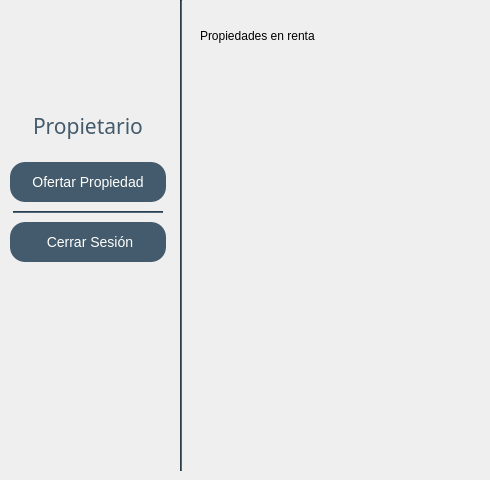
    <widget class="QWidget" name="PropietarioPrincipal">
     <widget class="QLabel" name="label_26">
      <property name="geometry">
       <rect>
        <x>200</x>
        <y>20</y>
        <width>281</width>
        <height>31</height>
       </rect>
      </property>
      <property name="styleSheet">
       <string notr="true">font:24pt &quot;Gill Sans MT&quot;;</string>
      </property>
      <property name="text">
       <string>Propiedades en renta</string>
      </property>
     </widget>
     <widget class="QWidget" name="layoutWidget_3">
      <property name="geometry">
       <rect>
        <x>10</x>
        <y>0</y>
        <width>156</width>
        <height>461</height>
       </rect>
      </property>
      <layout class="QVBoxLayout" name="verticalLayout_27">
       <item>
        <layout class="QVBoxLayout" name="verticalLayout_28">
         <item alignment="Qt::AlignHCenter">
          <widget class="QLabel" name="label_31">
           <property name="minimumSize">
            <size>
             <width>100</width>
             <height>100</height>
            </size>
           </property>
           <property name="maximumSize">
            <size>
             <width>100</width>
             <height>100</height>
            </size>
           </property>
           <property name="text">
            <string/>
           </property>
           <property name="pixmap">
            <pixmap resource="icons.qrc">:/iconos/placeholder.png</pixmap>
           </property>
           <property name="scaledContents">
            <bool>true</bool>
           </property>
           <property name="indent">
            <number>0</number>
           </property>
          </widget>
         </item>
         <item>
          <layout class="QHBoxLayout" name="horizontalLayout_45">
           <item>
            <spacer name="horizontalSpacer_51">
             <property name="orientation">
              <enum>Qt::Horizontal</enum>
             </property>
             <property name="sizeHint" stdset="0">
              <size>
               <width>40</width>
               <height>20</height>
              </size>
             </property>
            </spacer>
           </item>
           <item>
            <widget class="QLabel" name="label_32">
             <property name="minimumSize">
              <size>
               <width>0</width>
               <height>40</height>
              </size>
             </property>
             <property name="font">
              <font>
               <family>Gill Sans MT</family>
               <pointsize>16</pointsize>
               <weight>50</weight>
               <italic>false</italic>
               <bold>false</bold>
              </font>
             </property>
             <property name="styleSheet">
              <string notr="true">font:16pt &quot;Gill Sans MT&quot;;
color: #435B6C;</string>
             </property>
             <property name="text">
              <string>Propietario</string>
             </property>
            </widget>
           </item>
           <item>
            <spacer name="horizontalSpacer_52">
             <property name="orientation">
              <enum>Qt::Horizontal</enum>
             </property>
             <property name="sizeHint" stdset="0">
              <size>
               <width>40</width>
               <height>20</height>
              </size>
             </property>
            </spacer>
           </item>
          </layout>
         </item>
        </layout>
       </item>
       <item>
        <spacer name="verticalSpacer_27">
         <property name="orientation">
          <enum>Qt::Vertical</enum>
         </property>
         <property name="sizeType">
          <enum>QSizePolicy::Fixed</enum>
         </property>
         <property name="sizeHint" stdset="0">
          <size>
           <width>20</width>
           <height>10</height>
          </size>
         </property>
        </spacer>
       </item>
       <item>
        <layout class="QVBoxLayout" name="verticalLayout_8">
         <item>
          <widget class="QPushButton" name="btnAddCasa">
           <property name="minimumSize">
            <size>
             <width>150</width>
             <height>40</height>
            </size>
           </property>
           <property name="maximumSize">
            <size>
             <width>280</width>
             <height>40</height>
            </size>
           </property>
           <property name="styleSheet">
            <string notr="true">background-color:#435B6C;
  border: 0;
  border-radius: 15px;
  height: 35px;
  max-width: 280px;
color: white;
font-size:14px;</string>
           </property>
           <property name="text">
            <string>Ofertar Propiedad</string>
           </property>
           <property name="icon">
            <iconset resource="icons.qrc">
             <normaloff>:/iconos/addhouse.png</normaloff>:/iconos/addhouse.png</iconset>
           </property>
          </widget>
         </item>
         <item>
          <spacer name="verticalSpacer_21">
           <property name="orientation">
            <enum>Qt::Vertical</enum>
           </property>
           <property name="sizeType">
            <enum>QSizePolicy::Fixed</enum>
           </property>
           <property name="sizeHint" stdset="0">
            <size>
             <width>20</width>
             <height>3</height>
            </size>
           </property>
          </spacer>
         </item>
         <item alignment="Qt::AlignHCenter">
          <widget class="Line" name="line_7">
           <property name="minimumSize">
            <size>
             <width>150</width>
             <height>2</height>
            </size>
           </property>
           <property name="maximumSize">
            <size>
             <width>150</width>
             <height>2</height>
            </size>
           </property>
           <property name="styleSheet">
            <string notr="true">background-color:#435B6C;;
broder:none;</string>
           </property>
           <property name="orientation">
            <enum>Qt::Horizontal</enum>
           </property>
          </widget>
         </item>
         <item>
          <spacer name="verticalSpacer_22">
           <property name="orientation">
            <enum>Qt::Vertical</enum>
           </property>
           <property name="sizeType">
            <enum>QSizePolicy::Fixed</enum>
           </property>
           <property name="sizeHint" stdset="0">
            <size>
             <width>20</width>
             <height>3</height>
            </size>
           </property>
          </spacer>
         </item>
         <item>
          <widget class="QPushButton" name="btnLogoutProp">
           <property name="minimumSize">
            <size>
             <width>150</width>
             <height>40</height>
            </size>
           </property>
           <property name="maximumSize">
            <size>
             <width>280</width>
             <height>40</height>
            </size>
           </property>
           <property name="styleSheet">
            <string notr="true">background-color:#435B6C;
/*background-color:#ED6853;*/
  border: 0;
  border-radius: 15px;
  height: 35px;
  max-width: 280px;
color: white;
font-size:14px;</string>
           </property>
           <property name="text">
            <string> Cerrar Sesión</string>
           </property>
           <property name="icon">
            <iconset resource="icons.qrc">
             <normaloff>:/iconos/logout.png</normaloff>:/iconos/logout.png</iconset>
           </property>
          </widget>
         </item>
        </layout>
       </item>
       <item>
        <spacer name="verticalSpacer_30">
         <property name="orientation">
          <enum>Qt::Vertical</enum>
         </property>
         <property name="sizeHint" stdset="0">
          <size>
           <width>154</width>
           <height>68</height>
          </size>
         </property>
        </spacer>
       </item>
      </layout>
     </widget>
     <widget class="Line" name="line_6">
      <property name="geometry">
       <rect>
        <x>180</x>
        <y>0</y>
        <width>2</width>
        <height>471</height>
       </rect>
      </property>
      <property name="minimumSize">
       <size>
        <width>2</width>
        <height>0</height>
       </size>
      </property>
      <property name="maximumSize">
       <size>
        <width>2</width>
        <height>16777215</height>
       </size>
      </property>
      <property name="styleSheet">
       <string notr="true">/*background-color:#F3705B;*/
background-color:#435B6C;</string>
      </property>
      <property name="orientation">
       <enum>Qt::Vertical</enum>
      </property>
     </widget>
    </widget>
